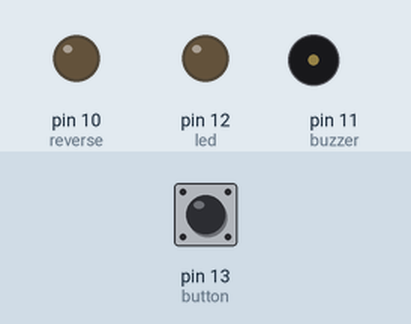
The sketch below on a simulated Arduino Uno, built with avr-gcc and run on an emulated ATmega328P. Shown: output pins drawn as LEDs (lit = HIGH), buzzer (waves = sounding, pin HIGH). The inputs (shaded band) are chosen by the test bench; at power-on: pin 13 (button) LOW.

Above: at 1.2 s.
1.3 s: pin 13 (button) pulled HIGH for 0.15 s
At 1.37 s:
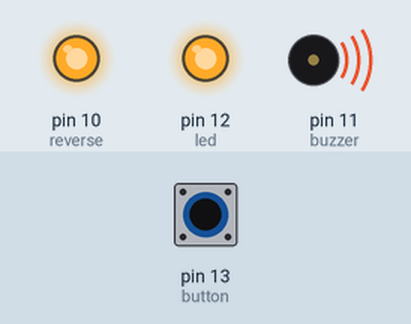
2.9 s: pin 13 (button) pulled HIGH for 3.2 s
At 7.0 s:
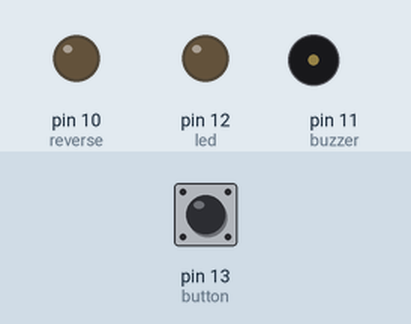
Timing chart, 0 to 8.5 s (numbered marks = the images above; inputs shaded):
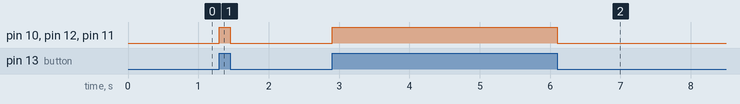

The sketch:

Reverse_with_buzzer_and_led.ino
```cpp
int button = 13;
int led = 12;
int buzzer = 11;
int reverse = 10;
void setup()
{
  pinMode(13, INPUT);
  pinMode(12, OUTPUT);
  pinMode(11, OUTPUT);
  pinMode(10, OUTPUT);
}

void loop()
{

    if(digitalRead(button) == 1)
    {
      digitalWrite(led, HIGH);
      digitalWrite(buzzer, HIGH);
      digitalWrite(reverse, HIGH);
    }
  else{
       digitalWrite(led, LOW);
       digitalWrite(buzzer, LOW);
       digitalWrite(reverse, LOW);
  }

}
```

Measured:
- after the input at 1.3 s, pin 10 (reverse), pin 12 (led), pin 11 (buzzer): LOW → HIGH at once, → LOW 0.15 s later
- after the input at 2.9 s, pin 10 (reverse), pin 12 (led), pin 11 (buzzer): LOW → HIGH at once, → LOW 3.2 s later
